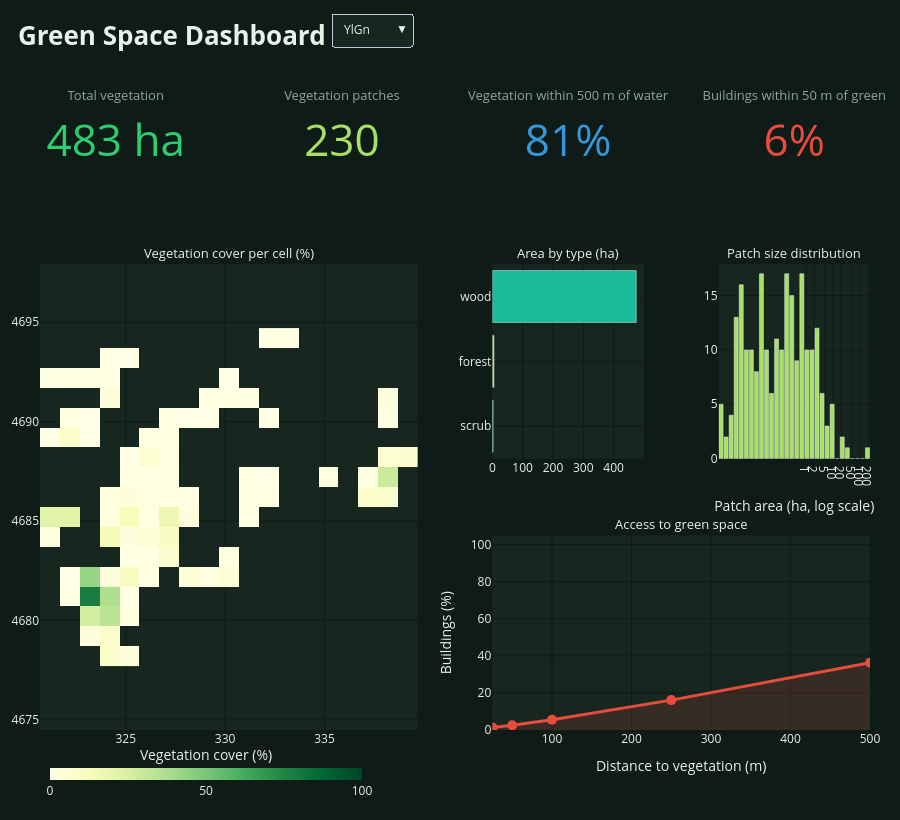

The code cell stored with this chart in its notebook:
### Code cell
# ===== Interactive Green Space Dashboard (Plotly) =====
# First time only:  !pip install plotly
import numpy as np
import plotly.graph_objects as go
from plotly.subplots import make_subplots

BUILD_DIST = 50     # the distance (m) you used for the buildings "share" number

# ---- Colours ----
BG, CARD, TXT, MUTED = "#0f1b16", "#17271f", "#e8f1ec", "#8fa89b"
GREEN, LIME, BLUE, RED = "#2ecc71", "#a8e063", "#3498db", "#e74c3c"

# ---- Data prepared from your earlier results ----
veg_ha       = veg_total / 10_000
pct_water    = veg_near_water / veg_total * 100

by_type = gdf.groupby("type")["area_ha"].sum().sort_values().tail(8)
type_share = by_type / gdf["area_ha"].sum() * 100

vals = gdf["area_ha"][gdf["area_ha"] > 0]
counts, edges = np.histogram(np.log10(vals), bins=30)
centers = (edges[:-1] + edges[1:]) / 2
lo_ha, hi_ha = 10 ** edges[:-1], 10 ** edges[1:]

# coverage grid -> regular matrix for a heatmap
cx = grid.geometry.centroid.x.values
cy = grid.geometry.centroid.y.values
step = grid.geometry.bounds.iloc[0].pipe(lambda b: b["maxx"] - b["minx"])
ix = np.round((cx - cx.min()) / step).astype(int)
iy = np.round((cy - cy.min()) / step).astype(int)
z = np.full((iy.max() + 1, ix.max() + 1), np.nan)
z[iy, ix] = grid["veg_pct"].values
xs_km = (cx.min() + np.arange(z.shape[1]) * step) / 1000
ys_km = (cy.min() + np.arange(z.shape[0]) * step) / 1000

# ---- Layout ----
ind = {"type": "indicator"}
fig = make_subplots(
    rows=3, cols=4,
    specs=[[ind, ind, ind, ind],
           [{"rowspan": 2, "colspan": 2}, None, {}, {}],
           [None, None, {"colspan": 2}, None]],
    row_heights=[0.2, 0.4, 0.4], vertical_spacing=0.12, horizontal_spacing=0.09,
    subplot_titles=("", "", "", "", "Vegetation cover per cell (%)", "Area by type (ha)",
                    "Patch size distribution", "Access to green space"))

# ---- KPI tiles ----
tiles = [("Total vegetation", veg_ha, " ha", ",.0f", GREEN),
         ("Vegetation patches", len(gdf), "", ",d", LIME),
         ("Vegetation within 500 m of water", pct_water, "%", ".0f", BLUE),
         (f"Buildings within {BUILD_DIST} m of green", share, "%", ".0f", RED)]
for i, (label, value, suffix, fmt, colour) in enumerate(tiles, start=1):
    fig.add_trace(go.Indicator(
        mode="number", value=value,
        number={"suffix": suffix, "valueformat": fmt, "font": {"color": colour, "size": 44}},
        title={"text": label, "font": {"size": 13, "color": MUTED}}), row=1, col=i)

# ---- Coverage map ----
fig.add_trace(go.Heatmap(
    z=z, x=xs_km, y=ys_km, colorscale="YlGn", zmin=0, zmax=100,
    colorbar={"orientation": "h", "title": {"text": "Vegetation cover (%)", "side": "top"},
              "len": 0.4, "x": 0.2, "y": -0.12, "thickness": 12},
    hovertemplate="<b>%{z:.0f}% vegetation</b><br>x: %{x:.1f} km, y: %{y:.1f} km<extra></extra>",
    hoverongaps=False), row=2, col=1)
heat_idx = len(fig.data) - 1
fig.update_yaxes(scaleanchor=fig.data[heat_idx].xaxis, row=2, col=1)

# ---- Area by type ----
palette = [GREEN, LIME, "#1abc9c", "#27ae60", "#82e0aa", "#52be80", "#7dcea0", "#58d68d"]
fig.add_trace(go.Bar(
    x=by_type.values, y=by_type.index.astype(str), orientation="h",
    marker_color=palette[:len(by_type)], customdata=type_share.values,
    hovertemplate="<b>%{y}</b><br>%{x:,.0f} ha<br>%{customdata:.1f}% of all vegetation<extra></extra>"),
    row=2, col=3)

# ---- Patch size distribution ----
fig.add_trace(go.Bar(
    x=centers, y=counts, marker_color=LIME, customdata=np.c_[lo_ha, hi_ha],
    hovertemplate="<b>%{y} patches</b><br>%{customdata[0]:,.1f} to %{customdata[1]:,.1f} ha<extra></extra>"),
    row=2, col=4)
nice = [1, 2, 5, 10, 20, 50, 100, 200, 500, 1000, 2000, 5000, 10000, 20000, 50000]
nice = [v for v in nice if 10 ** edges[0] <= v <= 10 ** edges[-1]] or [round(10 ** edges[0], 1)]
fig.update_xaxes(tickvals=[np.log10(v) for v in nice], ticktext=[f"{v:,}" for v in nice],
                 title_text="Patch area (ha, log scale)", row=2, col=4)

# ---- Access curve ----
fig.add_trace(go.Scatter(
    x=dists, y=shares, mode="lines+markers", fill="tozeroy",
    line={"color": RED, "width": 3}, marker={"size": 10},
    fillcolor="rgba(231,76,60,0.15)",
    hovertemplate="<b>%{y:.1f}% of buildings</b><br>within %{x} m of vegetation<extra></extra>"),
    row=3, col=3)
fig.update_xaxes(title_text="Distance to vegetation (m)", row=3, col=3)
fig.update_yaxes(title_text="Buildings (%)", range=[0, 105], row=3, col=3)

# ---- Colour-scale switcher for the map ----
buttons = [dict(label=name, method="restyle", args=[{"colorscale": name}, [heat_idx]])
           for name in ["YlGn", "Greens", "Viridis", "Cividis"]]

fig.update_layout(
    title={"text": "<b>Green Space Dashboard</b>", "x": 0.02, "font": {"size": 26}},
    paper_bgcolor=BG, plot_bgcolor=CARD, font={"color": TXT},
    height=820, showlegend=False, margin={"l": 40, "r": 30, "t": 90, "b": 90},
    hoverlabel={"bgcolor": CARD, "font_size": 13},
    updatemenus=[dict(type="dropdown", buttons=buttons, x=0.35, y=1.12, xanchor="left",
                      yanchor="top", bgcolor=CARD, font={"color": TXT})])
fig.update_yaxes(automargin=True, row=2, col=3)
fig.update_xaxes(gridcolor=BG, zeroline=False)
fig.update_yaxes(gridcolor=BG, zeroline=False)
fig.update_annotations(font={"size": 13, "color": TXT})

fig.show()
fig.write_html("green_space_dashboard.html")   # shareable file, opens in any browser

### Figure 1 — Plotly figure (JSON) as saved in the notebook; plotly's stock layout.template omitted (floating-point values rounded to 4 significant figures; data arrays with more than 128 entries replaced by an {"elided": "..."} marker saying what was removed)
{"data": [{"domain": {"x": [0, 0.1825], "y": [0.848, 1]}, "mode": "number", "number": {"font": {"color": "#2ecc71", "size": 44}, "suffix": " ha", "valueformat": ",.0f"}, "title": {"font": {"color": "#8fa89b", "size": 13}, "text": "Total vegetation"}, "type": "indicator", "value": 482.6}, {"domain": {"x": [0.2725, 0.455], "y": [0.848, 1]}, "mode": "number", "number": {"font": {"color": "#a8e063", "size": 44}, "suffix": "", "valueformat": ",d"}, "title": {"font": {"color": "#8fa89b", "size": 13}, "text": "Vegetation patches"}, "type": "indicator", "value": 230}, {"domain": {"x": [0.545, 0.7275], "y": [0.848, 1]}, "mode": "number", "number": {"font": {"color": "#3498db", "size": 44}, "suffix": "%", "valueformat": ".0f"}, "title": {"font": {"color": "#8fa89b", "size": 13}, "text": "Vegetation within 500 m of water"}, "type": "indicator", "value": 81.0}, {"domain": {"x": [0.8175, 1], "y": [0.848, 1]}, "mode": "number", "number": {"font": {"color": "#e74c3c", "size": 44}, "suffix": "%", "valueformat": ".0f"}, "title": {"font": {"color": "#8fa89b", "size": 13}, "text": "Buildings within 50 m of green"}, "type": "indicator", "value": 5.554}, {"colorbar": {"len": 0.4, "orientation": "h", "thickness": 12, "title": {"side": "top", "text": "Vegetation cover (%)"}, "x": 0.2, "y": -0.12}, "colorscale": [[0, "rgb(255,255,229)"], [0.125, "rgb(247,252,185)"], [0.25, "rgb(217,240,163)"], [0.375, "rgb(173,221,142)"], [0.5, "rgb(120,198,121)"], [0.625, "rgb(65,171,93)"], [0.75, "rgb(35,132,67)"], [0.875, "rgb(0,104,55)"], [1, "rgb(0,69,41)"]], "hoverongaps": false, "hovertemplate": "<b>%{z:.0f}% vegetation</b><br>x: %{x:.1f} km, y: %{y:.1f} km<extra></extra>", "type": "heatmap", "x": [321.2, 322.2, 323.2, 324.2, 325.2, 326.2, 327.2, 328.2, 329.2, 330.2, 331.2, 332.2, 333.2, 334.2, 335.2, 336.2, 337.2, 338.2, 339.2], "xaxis": "x", "y": [4678.0, 4679.0, 4680.0, 4681.0, 4682.0, 4683.0, 4684.0, 4685.0, 4686.0, 4687.0, 4688.0, 4689.0, 4690.0, 4691.0, 4692.0, 4693.0, 4694.0], "yaxis": "y", "z": {"elided": "17x19 float values"}, "zmax": 100, "zmin": 0}, {"customdata": [0.4997, 1.116, 98.38], "hovertemplate": "<b>%{y}</b><br>%{x:,.0f} ha<br>%{customdata:.1f}% of all vegetation<extra></extra>", "marker": {"color": ["#2ecc71", "#a8e063", "#1abc9c"]}, "orientation": "h", "type": "bar", "x": [2.411, 5.386, 474.8], "xaxis": "x2", "y": ["scrub", "forest", "wood"], "yaxis": "y2"}, {"customdata": [[0.0005739, 0.0008822], [0.0008822, 0.001356], [0.001356, 0.002085], [0.002085, 0.003204], [0.003204, 0.004926], [0.004926, 0.007572], [0.007572, 0.01164], [0.01164, 0.01789], [0.01789, 0.0275], [0.0275, 0.04228], [0.04228, 0.06499], [0.06499, 0.0999], [0.0999, 0.1536], [0.1536, 0.236], [0.236, 0.3628], [0.3628, 0.5578], [0.5578, 0.8574], [0.8574, 1.318], [1.318, 2.026], [2.026, 3.114], [3.114, 4.787], [4.787, 7.359], [7.359, 11.31], [11.31, 17.39], [17.39, 26.73], [26.73, 41.09], [41.09, 63.16], [63.16, 97.08], [97.08, 149.2], [149.2, 229.4]], "hovertemplate": "<b>%{y} patches</b><br>%{customdata[0]:,.1f} to %{customdata[1]:,.1f} ha<extra></extra>", "marker": {"color": "#a8e063"}, "type": "bar", "x": [-3.148, -2.961, -2.774, -2.588, -2.401, -2.214, -2.027, -1.841, -1.654, -1.467, -1.281, -1.094, -0.9071, -0.7204, -0.5336, -0.3469, -0.1602, 0.02653, 0.2133, 0.4, 0.5867, 0.7734, 0.9602, 1.147, 1.334, 1.52, 1.707, 1.894, 2.08, 2.267], "xaxis": "x3", "y": [5, 2, 4, 13, 16, 10, 10, 8, 17, 10, 6, 11, 10, 17, 15, 9, 17, 10, 10, 12, 6, 3, 5, 0, 2, 1, 0, 0, 0, 1], "yaxis": "y3"}, {"fill": "tozeroy", "fillcolor": "rgba(231,76,60,0.15)", "hovertemplate": "<b>%{y:.1f}% of buildings</b><br>within %{x} m of vegetation<extra></extra>", "line": {"color": "#e74c3c", "width": 3}, "marker": {"size": 10}, "mode": "lines+markers", "type": "scatter", "x": [25, 50, 100, 250, 500], "xaxis": "x4", "y": [1.404, 2.541, 5.554, 16.12, 36.32], "yaxis": "y4"}], "layout": {"annotations": [{"font": {"color": "#e8f1ec", "size": 13}, "showarrow": false, "text": "Vegetation cover per cell (%)", "x": 0.2275, "xanchor": "center", "xref": "paper", "y": 0.728, "yanchor": "bottom", "yref": "paper"}, {"font": {"color": "#e8f1ec", "size": 13}, "showarrow": false, "text": "Area by type (ha)", "x": 0.6362, "xanchor": "center", "xref": "paper", "y": 0.728, "yanchor": "bottom", "yref": "paper"}, {"font": {"color": "#e8f1ec", "size": 13}, "showarrow": false, "text": "Patch size distribution", "x": 0.9087, "xanchor": "center", "xref": "paper", "y": 0.728, "yanchor": "bottom", "yref": "paper"}, {"font": {"color": "#e8f1ec", "size": 13}, "showarrow": false, "text": "Access to green space", "x": 0.7725, "xanchor": "center", "xref": "paper", "y": 0.304, "yanchor": "bottom", "yref": "paper"}], "font": {"color": "#e8f1ec"}, "height": 820, "hoverlabel": {"bgcolor": "#17271f", "font": {"size": 13}}, "margin": {"b": 90, "l": 40, "r": 30, "t": 90}, "paper_bgcolor": "#0f1b16", "plot_bgcolor": "#17271f", "showlegend": false, "title": {"font": {"size": 26}, "text": "<b>Green Space Dashboard</b>", "x": 0.02}, "updatemenus": [{"bgcolor": "#17271f", "buttons": [{"args": [{"colorscale": "YlGn"}, [4]], "label": "YlGn", "method": "restyle"}, {"args": [{"colorscale": "Greens"}, [4]], "label": "Greens", "method": "restyle"}, {"args": [{"colorscale": "Viridis"}, [4]], "label": "Viridis", "method": "restyle"}, {"args": [{"colorscale": "Cividis"}, [4]], "label": "Cividis", "method": "restyle"}], "font": {"color": "#e8f1ec"}, "type": "dropdown", "x": 0.35, "xanchor": "left", "y": 1.12, "yanchor": "top"}], "xaxis": {"anchor": "y", "domain": [0, 0.455], "gridcolor": "#0f1b16", "zeroline": false}, "xaxis2": {"anchor": "y2", "domain": [0.545, 0.7275], "gridcolor": "#0f1b16", "zeroline": false}, "xaxis3": {"anchor": "y3", "domain": [0.8175, 1], "gridcolor": "#0f1b16", "ticktext": ["1", "2", "5", "10", "20", "50", "100", "200"], "tickvals": [0, 0.301, 0.699, 1, 1.301, 1.699, 2, 2.301], "title": {"text": "Patch area (ha, log scale)"}, "zeroline": false}, "xaxis4": {"anchor": "y4", "domain": [0.545, 1], "gridcolor": "#0f1b16", "title": {"text": "Distance to vegetation (m)"}, "zeroline": false}, "yaxis": {"anchor": "x", "domain": [0, 0.728], "gridcolor": "#0f1b16", "scaleanchor": "x", "zeroline": false}, "yaxis2": {"anchor": "x2", "automargin": true, "domain": [0.424, 0.728], "gridcolor": "#0f1b16", "zeroline": false}, "yaxis3": {"anchor": "x3", "domain": [0.424, 0.728], "gridcolor": "#0f1b16", "zeroline": false}, "yaxis4": {"anchor": "x4", "domain": [0, 0.304], "gridcolor": "#0f1b16", "range": [0, 105], "title": {"text": "Buildings (%)"}, "zeroline": false}}}
